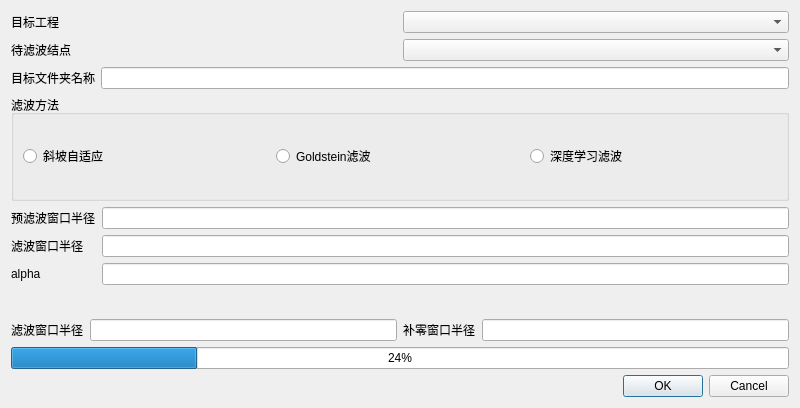
<?xml version="1.0" encoding="UTF-8"?>
<ui version="4.0">
 <class>Filter</class>
 <widget class="QWidget" name="Filter">
  <property name="geometry">
   <rect>
    <x>0</x>
    <y>0</y>
    <width>800</width>
    <height>408</height>
   </rect>
  </property>
  <property name="minimumSize">
   <size>
    <width>800</width>
    <height>0</height>
   </size>
  </property>
  <property name="windowTitle">
   <string>滤波</string>
  </property>
  <property name="windowIcon">
   <iconset resource="../resources/SatExplorer.qrc">
    <normaloff>:/SatExplorer/icon/InSARapp.ico</normaloff>:/SatExplorer/icon/InSARapp.ico</iconset>
  </property>
  <layout class="QVBoxLayout" name="verticalLayout">
   <item>
    <layout class="QHBoxLayout" name="horizontalLayout_2">
     <item>
      <widget class="QLabel" name="projectlabel">
       <property name="text">
        <string>目标工程</string>
       </property>
      </widget>
     </item>
     <item>
      <widget class="QComboBox" name="comboBox"/>
     </item>
    </layout>
   </item>
   <item>
    <layout class="QHBoxLayout" name="horizontalLayout">
     <item>
      <widget class="QLabel" name="Inputlabel_2">
       <property name="text">
        <string>待滤波结点</string>
       </property>
      </widget>
     </item>
     <item>
      <widget class="QComboBox" name="comboBox_2"/>
     </item>
    </layout>
   </item>
   <item>
    <layout class="QHBoxLayout" name="horizontalLayout_4">
     <item>
      <widget class="QLabel" name="label">
       <property name="text">
        <string>目标文件夹名称</string>
       </property>
      </widget>
     </item>
     <item>
      <widget class="QLineEdit" name="file_name"/>
     </item>
    </layout>
   </item>
   <item>
    <widget class="QGroupBox" name="FilterTypegroupBox">
     <property name="minimumSize">
      <size>
       <width>600</width>
       <height>100</height>
      </size>
     </property>
     <property name="title">
      <string>滤波方法</string>
     </property>
     <layout class="QHBoxLayout" name="horizontalLayout_3">
      <item>
       <widget class="QRadioButton" name="SlopButton">
        <property name="text">
         <string>斜坡自适应</string>
        </property>
       </widget>
      </item>
      <item>
       <widget class="QRadioButton" name="GoldsteinButton">
        <property name="text">
         <string>Goldstein滤波</string>
        </property>
       </widget>
      </item>
      <item>
       <widget class="QRadioButton" name="DLButton">
        <property name="text">
         <string>深度学习滤波</string>
        </property>
       </widget>
      </item>
     </layout>
    </widget>
   </item>
   <item>
    <layout class="QFormLayout" name="formLayout">
     <item row="0" column="0">
      <widget class="QLabel" name="Prefilter_label">
       <property name="text">
        <string>预滤波窗口半径</string>
       </property>
      </widget>
     </item>
     <item row="0" column="1">
      <widget class="QLineEdit" name="Prefilter_win"/>
     </item>
     <item row="1" column="0">
      <widget class="QLabel" name="Slop_label">
       <property name="text">
        <string>滤波窗口半径</string>
       </property>
      </widget>
     </item>
     <item row="1" column="1">
      <widget class="QLineEdit" name="Slop_win"/>
     </item>
     <item row="2" column="0">
      <widget class="QLabel" name="alpha_label">
       <property name="text">
        <string>alpha</string>
       </property>
      </widget>
     </item>
     <item row="2" column="1">
      <widget class="QLineEdit" name="alpha"/>
     </item>
    </layout>
   </item>
   <item>
    <layout class="QHBoxLayout" name="horizontalLayout_5">
     <item>
      <widget class="QLabel" name="Goldstein_label">
       <property name="text">
        <string>滤波窗口半径</string>
       </property>
      </widget>
     </item>
     <item>
      <widget class="QLineEdit" name="Goldstein_win"/>
     </item>
     <item>
      <widget class="QLabel" name="n_pad_label">
       <property name="text">
        <string>补零窗口半径</string>
       </property>
      </widget>
     </item>
     <item>
      <widget class="QLineEdit" name="n_pad"/>
     </item>
    </layout>
   </item>
   <item>
    <widget class="QProgressBar" name="progressBar">
     <property name="minimumSize">
      <size>
       <width>0</width>
       <height>0</height>
      </size>
     </property>
     <property name="value">
      <number>24</number>
     </property>
    </widget>
   </item>
   <item>
    <widget class="QDialogButtonBox" name="buttonBox">
     <property name="standardButtons">
      <set>QDialogButtonBox::Cancel|QDialogButtonBox::Ok</set>
     </property>
    </widget>
   </item>
  </layout>
 </widget>
 <resources>
  <include location="../resources/SatExplorer.qrc"/>
 </resources>
 <connections/>
</ui>
